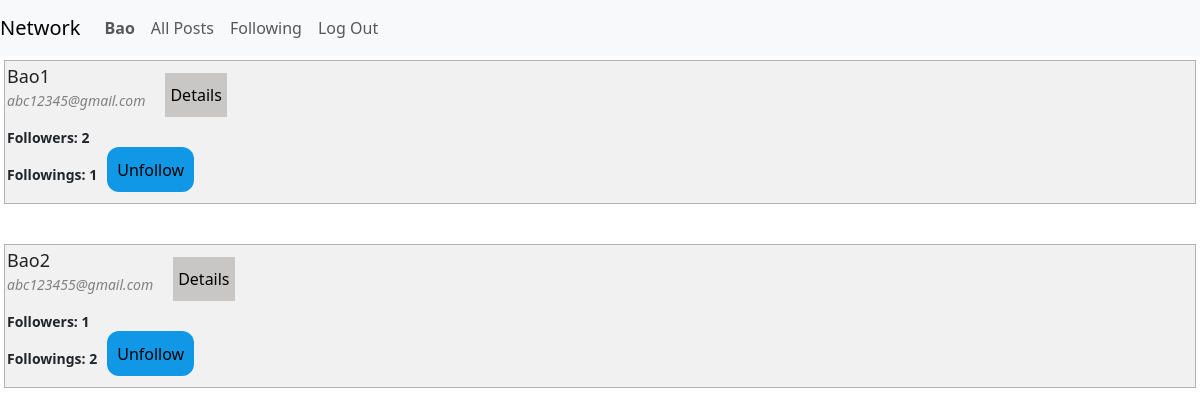
Page /following (signed in) on the committed database.
### network/models.py (models this page shows, shortened)
class User(AbstractUser):
    following = models.ManyToManyField("User", blank=True, related_name="followers")
    def to_dict(self) -> dict:
        return {
            "id": self.id,
            "username": self.username,
            "email": self.email,
            "followers": self.followers.count(),
            "followings": self.following.count()
        }

### network/views.py (the view)
# urls.py: path("following", views.view_following, name="following"),
@login_required(login_url="login")
def view_following(request):
    if request.method != "GET":
        return HttpResponseNotAllowed("method not allowed.")
    following_users = list(map(lambda x: x.to_dict(), list(request.user.following.all())))
    return render(request, "network/following.html", {
        "following_users": following_users
    })

### network/templates/network/following.html (shortened to what this page needs)
{% extends 'network/layout.html' %}
{% load static %}
{% block body %}
    <div class="following_users">
    {% for user in following_users %}
        <div class="userDiv">
            <div class="userInfoDiv">
                <div>
                    <a class="nav-link" href="{% url 'view_user' user.id %}"><p class="postUser">{{ user.username }}</p> </a>
                    <p class="userEmail">{{ user.email }}</p>
                </div>
                <button class="details" data-id="{{ user.id }}">Details</button>
            </div>
            <div class="userInfoDiv">
                <div>
                    <p class="userFollowers">Followers: {{ user.followers }}</p>
                    <p class="userFollowings"> Followings: {{ user.followings }}</p>
                </div>
                <button class="followBtn unfollow">Unfollow</button>
            </div>
        </div>
    {% empty %}
    <h3>You're not following anyone!</h3>
    {% endfor %}
    </div>
{% endblock %}

### network/templates/network/layout.html (shortened to what this page needs)
{% load static %}
<!DOCTYPE html>
<html lang="en">
    <head>
        <link href="https://cdn.jsdelivr.net/npm/bootstrap@5.3.3/dist/css/bootstrap.min.css" rel="stylesheet">
        <link href="{% static 'network/styles.css' %}" rel="stylesheet">
    </head>
    <body>
        <nav class="navbar navbar-expand-lg navbar-light bg-light">
            <a class="navbar-brand" href="{% url 'index' %}">Network</a>
            <div>
              <ul class="navbar-nav mr-auto">
                {% if user.is_authenticated %}
                    <li class="nav-item">
                        <a class="nav-link" href="{% url 'view_user' user.id %}"><strong>{{ user.username }}</strong></a>
                    </li>
                {% endif %}
                <li class="nav-item">
                  <a class="nav-link" href="{% url 'index' %}">All Posts</a>
                </li>
                {% if user.is_authenticated %}
                    <li class="nav-item">
                        <a class="nav-link" href="{% url 'following' %}">Following</a>
                    </li>
                    <li class="nav-item">
                        <a class="nav-link" href="{% url 'logout' %}">Log Out</a>
                    </li>
                {% endif %}
              </ul>
            </div>
          </nav>
        <div class="body">
            {% block body %}
            {% endblock %}
        </div>
    </body>
</html>

### network/static/network/styles.css (style rules this page uses)
body { margin: 0; }
.postUser { font-size: 18px; font-weight: 500; color: rgb(34, 34, 34); margin-bottom: 0; transition: 0.5s ease-in-out; }
.followBtn { border: none; border-radius: 12px; padding: 10px; margin-top: 20px; cursor: pointer; transition: 0.25s, 0.5s background-color ease-in-out; max-width: 215px; max-height: 45px; }
.unfollow { background-color: rgb(16, 152, 231); }
.details { border: none; background-color: rgb(201, 198, 198); padding: 5px; cursor: pointer; transition: 0.25s ease-out; margin: 10px; }
.following_users { display: flex; flex-direction: column; row-gap: 2rem; }
.userDiv { border: 1px solid rgb(177, 177, 177); background-color: rgba(236, 236, 236, 0.747); margin: 4px; padding: 2px; }
.userEmail { color: grey; font-size: 200; font-style: italic; font-size: 14px; }
.userInfoDiv { display: flex; flex-wrap: wrap; column-gap: 10px; }
.userFollowers { font-weight: 700; font-size: 14px; }
.userFollowings { font-weight: 700; font-size: 14px; }

### rows in the picture
User: username "Bao"
User: username "Bao1", email "abc12345@gmail.com"
User: username "Bao2", email "abc123455@gmail.com"

### other values in the picture
{{ user.followers }} "2" "1"
{{ user.followings }} "1" "2"
